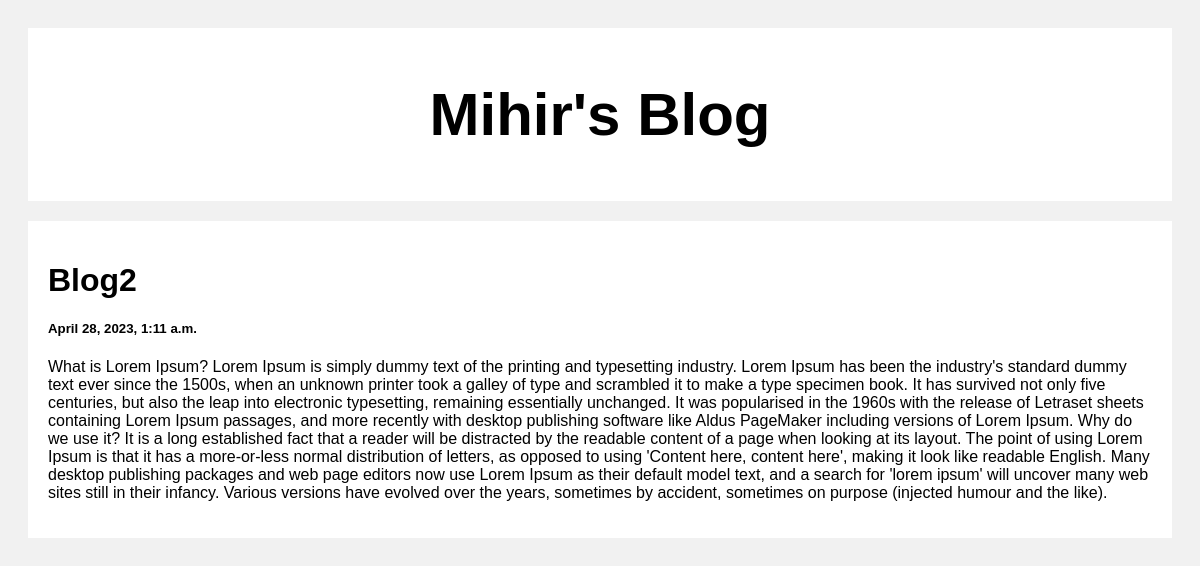
Screenshot of /post/3 with the database file from the repository.
### posts/models.py (models this page shows)
class Post(models.Model):
    title = models.CharField(max_length=100)
    body = models.CharField(max_length=1000000)
    created_at = models.DateTimeField(default=datetime.now, blank=True)

### posts/views.py (the view)
# urls.py: path('post/<str:pk>', views.post, name='post')
def post(request, pk):
    posts = Post.objects.get(id=pk)
    return render(request,'posts.html', {'posts':posts})

### templates/posts.html (shortened to what this page needs)
<!DOCTYPE html>
<html>
<head>
</head>
<body>
<div class="header">
  <h2>Mihir's Blog</h2>
</div>
<div class="row">
  <div class="leftcolumn">
    <div class="card">
        <h1>{{posts.title}}</h1>
        <h5>{{posts.created_at}}</h5>
        <p>{{posts.body}}</p>
    </div>
  </div>
</div>
</body>
</html>

### templates/posts.html (style rules this page uses)
* { box-sizing: border-box; }
body { font-family: Arial; padding: 20px; background: #f1f1f1; }
.header { padding: 2px; font-size: 40px; text-align: center; background: white; }
.leftcolumn { float: left; width: 100%; }
.card { background-color: white; padding: 20px; margin-top: 20px; }
.row:after { content: ""; display: table; clear: both; }

### rows the page displays
Post: title "Blog2", created_at "April 28, 2023, 1:11 a.m.", body "What is Lorem Ipsum? Lorem Ipsum is simply dummy text of the printing and typesetting industry. Lorem Ipsum has been the industry's standard dummy text ever since the 1500s, when an unknown printer took a galley of type and scrambled it to make a type specimen book. It has survived not only five centuries, but also the leap into electronic typesetting, remaining essentially unchanged. It was popularised in the 1960s with the release of Letraset sheets containing Lorem Ipsum passages, and more recently with desktop publishing software like Aldus PageMaker including versions of Lorem Ipsum. Why do we use it? It is a long established fact that a reader will be distracted by the readable…"
